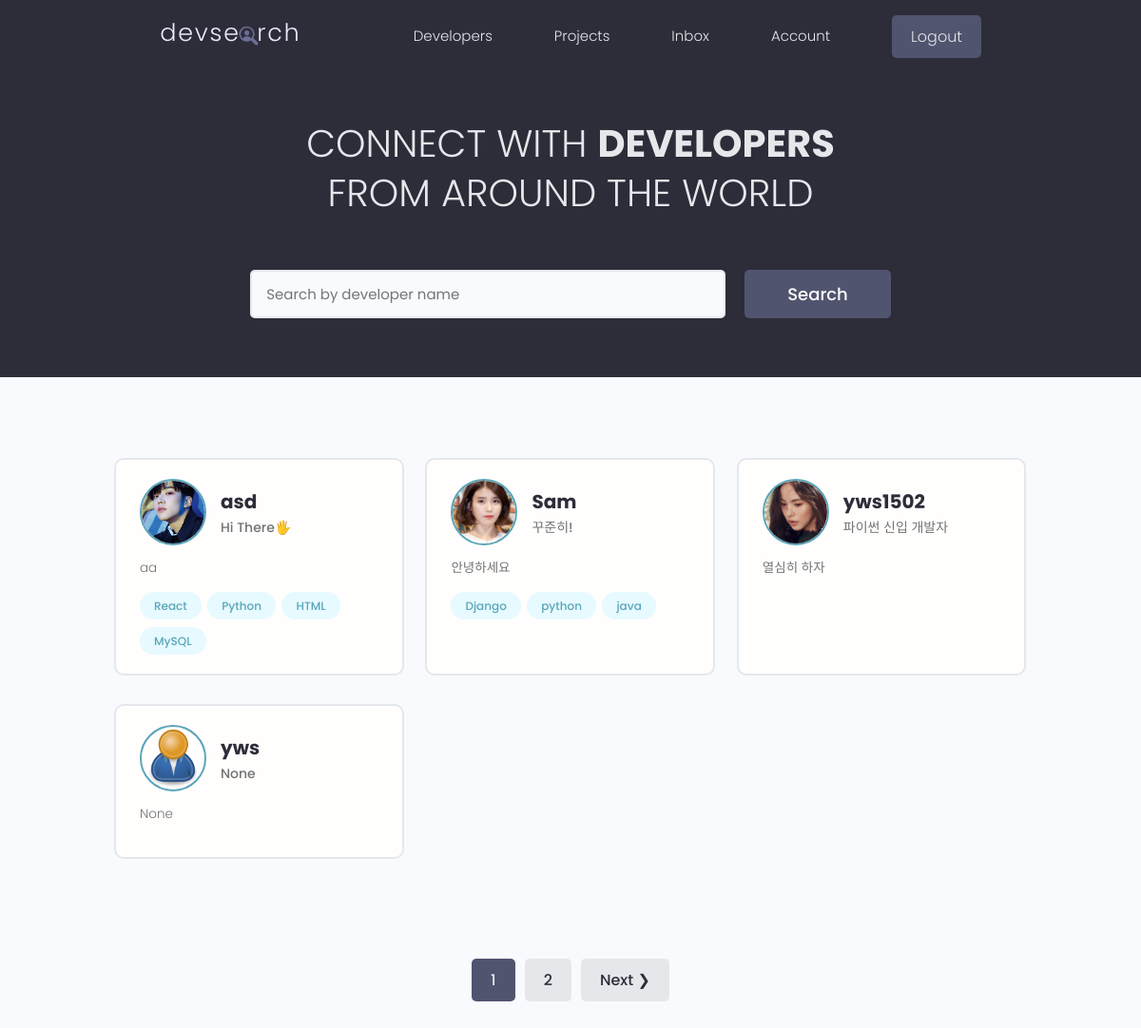
The app's page / (signed in) with its own data.
### users/models.py (models this page shows, shortened)
class Profile(models.Model):
    user = models.OneToOneField(User, on_delete=models.CASCADE, null=True, blank=True)
    name = models.CharField(max_length=200, null=True, blank=True)
    email = models.EmailField(max_length=500, null=True, blank=True)
    username = models.CharField(max_length=200, null=True, blank=True)
    location = models.CharField(max_length=200, null=True, blank=True)
    short_intro = models.CharField(max_length=200, null=True, blank=True)
    bio = models.TextField(null=True, blank=True)
    profile_image = models.ImageField(
        null=True, blank=True, upload_to='profiles/', default='profiles/user-default.png')
    social_github = models.CharField(max_length=200, null=True, blank=True)
    social_twitter = models.CharField(max_length=200, null=True, blank=True)
    social_linkein = models.CharField(max_length=200, null=True, blank=True)
    social_youtube = models.CharField(max_length=200, null=True, blank=True)
    social_website = models.CharField(max_length=200, null=True, blank=True)
    created = models.DateTimeField(auto_now_add=True)
    id = models.UUIDField(default=uuid4, unique=True, primary_key=True, editable=False)
    class Meta:
        ordering = ['created']
    @property
    def imageURL(self):
        try:
            url = self.profile_image.url
        except:
            url = ''
        return url

class Skill(models.Model):
    owner = models.ForeignKey(Profile, on_delete=models.CASCADE, null=True, blank=True)
    name = models.CharField(max_length=200, null=True, blank=True)
    description = models.TextField(null=True, blank=True)
    created = models.DateTimeField(auto_now_add=True)
    id = models.UUIDField(default=uuid4, unique=True, primary_key=True, editable=False)
    def __str__(self):
        return str(self.name)

### users/views.py (the view)
# urls.py: path('', profiles, name='profiles'),
def profiles(request):
    profiles, search_query = search_profile(request)
    custom_range, profiles = paginator_profile(request, profiles, 4)
    context = {
        'profiles':profiles,
        'search_query':search_query,
        'custom_range':custom_range,
    }
    return render(request, 'users/profiles.html', context)

### users/utils.py (called while the page is built)
def paginator_profile(request, profiles, results):
    page = request.GET.get('page')
    paginator = Paginator(profiles, results)
    try:
        profiles = paginator.page(page)
    except PageNotAnInteger:
        page = 1
        profiles = paginator.page(page)
    except EmptyPage:
        page = paginator.num_pages
        profiles = paginator.page(page)
    left_idx = (int(page) - 4)
    if left_idx < 1:
        left_idx = 1
    right_idx = (int(page) + 5)
    if right_idx > paginator.num_pages + 1:
        right_idx = paginator.num_pages + 1
    custom_range = range(left_idx, right_idx)
    return custom_range, profiles

def search_profile(request):
    search_query = ''
    if request.GET.get('search_query'):
        search_query = request.GET.get('search_query')
    skills = Skill.objects.filter(name__icontains=search_query)
    profiles = Profile.objects.distinct().filter(
        Q(name__icontains=search_query) |
        Q(short_intro__icontains=search_query) |
        Q(skill__in=skills)
    )
    return profiles, search_query

### users/templates/users/profiles.html (shortened to what this page needs)
{% extends 'main.html' %}
{% block content %}
<main class="home">
    <section class="hero-section text-center">
        <div class="container container--narrow">
            <div class="hero-section__box">
                <h2>CONNECT WITH <span>DEVELOPERS</span></h2>
                <h2>FROM AROUND THE WORLD</h2>
            </div>
            <div class="hero-section__search">
                <form id="searchForm" class="form" action="{% url 'profiles' %}" method="get">
                    <div class="form__field">
                        <input class="input input--text" id="formInput#search" type="text" name="search_query"
                            value='{{search_query}}'  placeholder="Search by developer name" />
                    </div>
                    <input class="btn btn--sub btn--lg" type="submit" value="Search" />
                </form>
            </div>
        </div>
    </section>
    <section class="devlist">
        <div class="container">
            <div class="grid grid--three">
                {% for profile in profiles %}
                <div class="column card">
                    <div class="dev">
                        <a href="{% url 'user-profile' pk=profile.id %}" class="card__body">
                            <div class="dev__profile">
                                <img class="avatar avatar--md" src="{{profile.imageURL}}" alt="image" />
                                <div class="dev__meta">
                                    <h3>{{profile.name}}</h3>
                                    <h5>{{profile.short_intro|slice:"60"}}</h5>
                                </div>
                            </div>
                            <p class="dev__info">{{profile.bio|slice:"150"}}</p>
                            <div class="dev__skills">
                                {% for skill in profile.skill_set.all|slice:"5" %}
                                <span class="tag tag--pill tag--main">
                                    <small>{{skill}}</small>
                                </span>
                                {% endfor %}
                            </div>
                        </a>
                    </div>
                </div>
                {% endfor %}
            </div>
        </div>
    </section>
    {% include 'pagination.html' with queryset=profiles custom_range=custom_range %}
</main>
{% endblock %}

### static/styles/app.css (style rules this page uses)
:root { --color-sub: #2d2d39; }
.btn--sub { background-color: var(--color-sub-light); }
.card { border: 2px solid var(--color-light); }
img { width: 100%; }
.hero-section { height: 40vh; display: flex; align-items: center; background-color: var(--color-sub); }
.hero-section__box { margin-bottom: 4rem; }
.hero-section__box > h2, .hero-section__box > h2 > span { font-size: 4rem; color: var(--color-light); line-height: 1.3; text-transform: uppercase; }
.hero-section__box > h2 { font-weight: 300; }
.hero-section__box > h2 > span { font-weight: 700; }
.hero-section__search > .form { display: flex; align-items: center; justify-content: center; gap: 2rem; }
.hero-section__search > .form input.input--text { width: 50rem; }
.devlist { margin-top: 8rem; }
.devlist .grid { align-items: stretch; }
.devlist .dev .dev__profile { display: flex; align-items: center; gap: 1.5rem; }
.devlist .dev .dev__meta h3 { color: var(--color-sub); font-size: 2rem; font-weight: 700; }
.devlist .dev .dev__meta h5 { color: var(--color-text); font-size: 1.4rem; font-weight: 500; }
.devlist .dev .dev__info { margin: 1.5rem 0; font-size: 1.35rem; line-height: 1.4; text-align: justify; }

### static/uikit/styles/modules/_variables.css (style rules this page uses)
:root { --color-main: #5aa5b9; --color-main-light: #e6faff; --color-sub: #3f4156; --color-sub-light: #51546e; --color-sub-lighter: #ededfd; --color-text: #737373; --color-gray: #8b8b8b; --color-light: #e5e7eb; --color-light-gray: #767676; --color-bg: #f8fafd; --color-white: #fffefd; --color-white-light: #f3f3f3; --color-success: #359e64; --color-success-bg: #def8e8; --color-error: #fc4b0b; --color-error-bg: #fff2ee; --font-base: 'Poppins', arial, helvetica, 'Segoe UI', roboto, ubuntu, sans-serif; --font-monospace: 'Fira Code', 'Courier New', courier, monospace; --font-regular: 300; --font-medium: 500; --font-bold: 700; --generic-shadow: 1px 1px 5px #00000010; --generic-transition: all 0.3s ease-in-out; }

### static/uikit/styles/modules/_base.css (style rules this page uses)
* { margin: 0; padding: 0; box-sizing: border-box; text-rendering: optimizeLegibility; color: inherit; font-size: inherit; }
html { font-size: 50%; }
@media only screen and (min-width: 480px) { html { font-size: 56.25%; } }
@media only screen and (min-width: 1200px) { html { font-size: 62.5%; } }
body { line-height: 1.6; font-weight: 400; font-size: 1.5rem; color: var(--color-text); background-color: var(--color-bg); min-height: 100vh; }

### static/uikit/styles/modules/_typography.css (style rules this page uses)
* { font-family: var(--font-base); }
h2 { font-size: 3.6rem; font-weight: var(--font-bold); }
h3 { font-size: 3.2rem; font-weight: var(--font-medium); }
h5 { font-size: 2.4rem; font-weight: var(--font-medium); }
h5, h6 { font-weight: var(--font-regular); }
p, span, strong { font-size: 1.6rem; color: var(--color-text); font-weight: var(--font-regular); }
a { padding-bottom: 2px; text-decoration: none; display: inline-block; color: var(--color-main); font-weight: var(--font-medium); }

### static/uikit/styles/modules/_utilities.css (style rules this page uses)
.container { width: 92%; max-width: 165rem; margin: 0 auto; box-sizing: border-box; }
.container--narrow { width: 92%; max-width: 120rem; }
@media screen and (min-width: 1000px) { .container { width: 90%; } }
@media screen and (min-width: 1000px) { .container--narrow { width: 85%; } }
@media screen and (min-width: 1200px) { .container { width: 80%; } }
@media screen and (min-width: 1200px) { .container--narrow { width: 72%; } }
.text-center { text-align: center; }

### static/uikit/styles/modules/_avatar.css (style rules this page uses)
.avatar { border-radius: 50%; border: 2px solid var(--color-main); object-fit: cover; }
.avatar--md { height: 7rem; width: 7rem; }

### static/uikit/styles/modules/_button.css (style rules this page uses)
.btn { display: inline-block; position: relative; cursor: pointer; background-color: var(--color-light); font-weight: var(--font-medium); color: var(--color-sub); text-decoration: none; padding: 1rem 2rem; border-radius: 0.5rem; border: none; width: -webkit-fit-content; width: -moz-fit-content; width: fit-content; height: -webkit-fit-content; height: -moz-fit-content; height: fit-content; font-size: 1.6rem; outline-width: 0; outline-color: transparent; -webkit-backface-visibility: hidden; backface-visibility: hidden; transition: all 0.3s ease-in-out; }
.btn--sub { background-color: var(--color-sub); color: var(--color-white); }
.btn--lg { font-size: 1.8rem; padding: 1.2rem 4.5rem; }

### static/uikit/styles/modules/_card.css (style rules this page uses)
.card { border-radius: 1rem; background-color: var(--color-white); border: 1.5px solid var(--color-light); width: auto; height: auto; margin-top: 0.5rem; margin-bottom: 0.5rem; overflow: hidden; }
.card__body, .card__header { padding: 2rem 2.5rem; }

### records on screen
Profile: imageURL (picture), name "asd", short_intro "Hi There🖐", bio "aa"
Skill: name "React"
Skill: name "Python"
Skill: name "HTML"
Skill: name "MySQL"
Profile: imageURL (picture), name "Sam", short_intro "꾸준히!", bio "안녕하세요"
Skill: name "Django"
Skill: name "python"
Skill: name "java"
Profile: imageURL (picture), name "yws1502", short_intro "파이썬 신입 개발자", bio "열심히 하자"
Profile: imageURL (placeholder picture), name "yws", short_intro "None", bio "None"

### other values on screen
{{ page }} "1"
{{ page }} "2"
